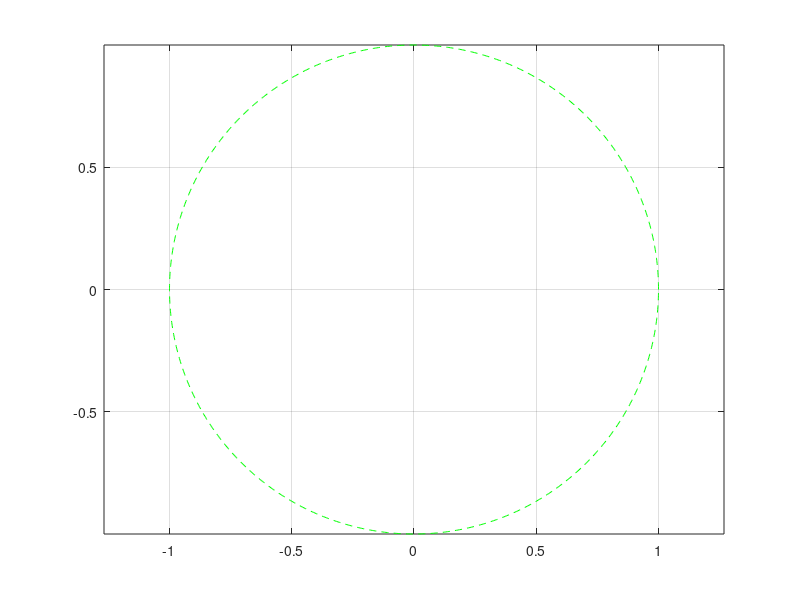

The MATLAB script that drew this image:
function draw_hyp_plane(~)

theta = linspace(0, 2 * pi, 1000); % 100 points from 0 to 2*pi

% Draw the unit circumference
unit_radius = 1; % Radius of the unit circle
unit_center = [0;0]; % Center of the unit circle at the midpoint of the segment

% Generate points on the circumference of the unit circle
unit_x = unit_center(1) + unit_radius * cos(theta);
unit_y = unit_center(2) + unit_radius * sin(theta);

% Plot the unit circle
plot(unit_x, unit_y, 'g--'); % Plot the unit circumference in green dashed line

axis equal;
grid on;
end